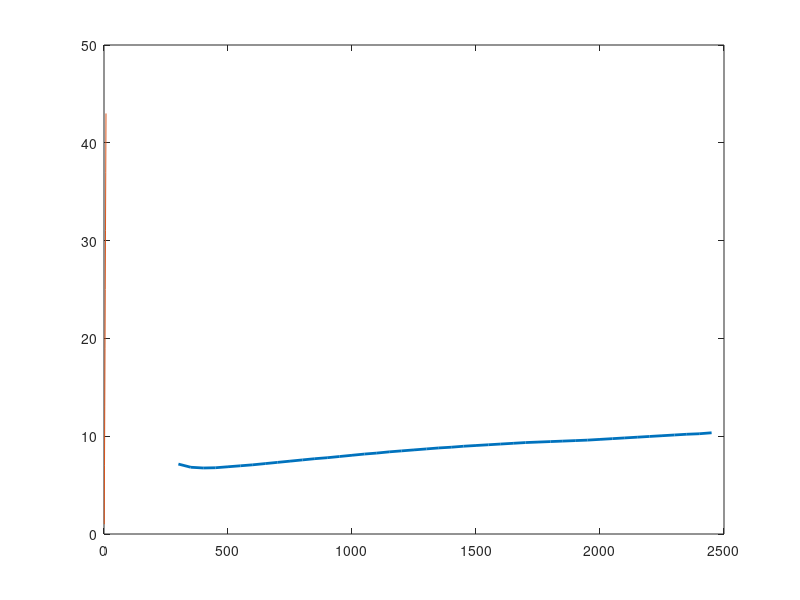

Write the MATLAB code that produced this figure. (Note: this script raises an error after producing the figure.)
%-----------------------------------------------------------------------
% to plot t_on as a function of h & Re
%-------------------------------------------------------------------------
close all;
clear all;
clc;

load("Re_vec.mat");
load("t_on_vec.mat");


hv=[0.1 0.2 0.3 0.4 0.5];

for i=1:size(hv,2)
labels{i}={sprintf('$h=%1.1f$', hv(1,i))};
end

for k=1:size(hv,2)
plot1(k)=plot(Rev,t_on(k,:),'LineWidth',2,'Marker','none',MarkerIndices=1:6:length(Rev));
hold on
end

set(plot1(1),'DisplayName','$h=0.1$','Marker','*','LineStyle','-.',...
    'Color',[0.0745098039215686 0.623529411764706 1]);
set(plot1(2),'DisplayName','$h=0.2$',...
    'Color',[0.00784313725490196 0.207843137254902 0.341176470588235]);
set(plot1(3),'DisplayName','$h=0.3$','Marker','o',...
    'Color',[0.988235294117647 0.435294117647059 0.196078431372549]);
set(plot1(4),'DisplayName','$h=0.4$','LineStyle','--',...
    'Color',[0.670588235294118 0.149019607843137 0.149019607843137]);
set(plot1(5),...
    'MarkerSize',6,...
    'DisplayName','$h=0.5$','LineWidth',2,...
    'Color',[0.470588235294118 0.811764705882353 0.0235294117647059]);
box(gca,'on');
grid(gca,'on');
hold(gca,'on');

% Set the remaining axes properties
set(gca,'FontSize',12,'FontWeight','bold','TitleFontWeight','normal');
ylabel('$t_{on}$','FontWeight','bold','FontSize',24,'Interpreter','latex');
xlabel('$Re$','FontWeight','bold','FontSize',24,'Interpreter','latex');

% legend 
legend1 = legend(string(labels));
set(legend1,...
    'Position',[0.162712922421133 0.562037770553313 0.242845803233467 0.36244540443587],...
    'NumColumns',1,...
    'Interpreter','latex',...
    'FontSize',18);

set(gcf,'GraphicsSmoothing','on')
set(gcf,'Units','centimeters')
pos=get(gcf,'Position');
npos = pos +[0 0 0 1];
set(gcf,'Position',npos);

exportgraphics(gcf,'fig11a.jpg','Resolution',600)